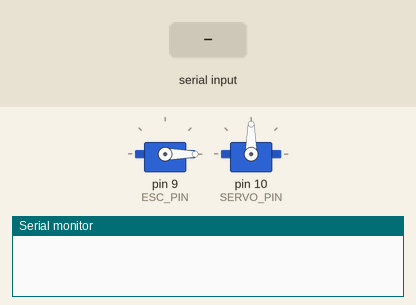
The sketch below on a simulated Arduino Uno, built with avr-gcc and run on an emulated ATmega328P. Shown: 2 × servo, the last lines printed to the serial monitor. Inputs (shaded band) come from the test bench.

Above: at 6.2 s.
6.3 s: "90,45\n" received over Serial
At 8.5 s:
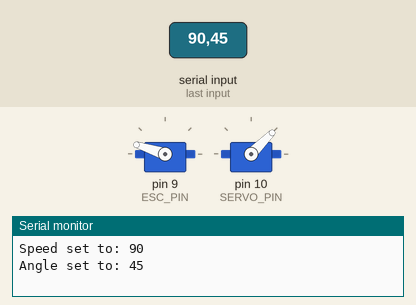
8.8 s: "30,150\n" received over Serial
At 10.5 s:
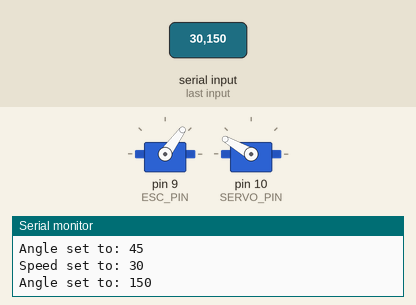
11.3 s: "5\n" received over Serial
At 13.4 s:
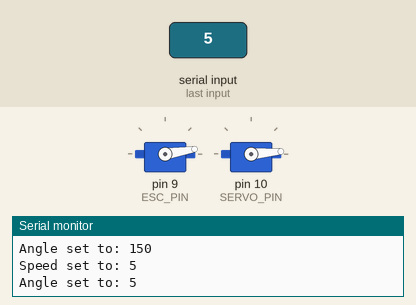
13.8 s: "90\n" received over Serial
At 15.4 s:
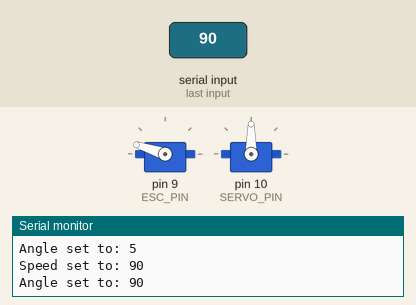
Timing chart, 0 to 16.9 s (numbered marks = the images above; inputs shaded):
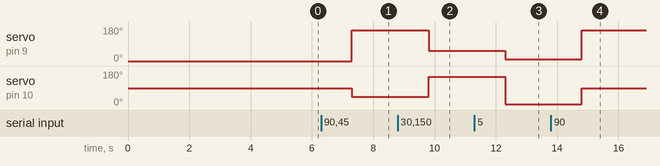

The sketch:

boat_control.ino
```cpp
#include <Servo.h>

#define ESC_PIN 9 // Arduino uno PWM pin
#define MIN_PULSE_WIDTH 1000
#define MAX_PULSE_WIDTH 2000

#define SERVO_PIN 10

Servo ESC;     // servo object to control the ESC
Servo Servo1; // servo object to control a servo

int speed = 0;
int angle = 90;
char string_seperator = ',';

void setup()
{
  // setup serial
  Serial.begin(9600);

  // Attach the ESC to the PWM pin
  ESC.attach(ESC_PIN, MIN_PULSE_WIDTH, MAX_PULSE_WIDTH); // (pin, min pulse width, max pulse width in microseconds)
  // Setup the servo to a signal pin
  Servo1.attach(SERVO_PIN);

  // Set servo to neutral position
  Servo1.write(angle);
  // Arm the motor by send minimum PWM signal
  ESC.write(0);
  delay(5000);
}

void loop()
{
  // look for speed message - number from 0 - 100
  if(Serial.available() > 0)
  {
    String input = Serial.readString();

    // Isolate motor command and servo command
    int seperator_index = input.indexOf(string_seperator);
    String motor_command = input.substring(0, seperator_index);
    String servo_command = input.substring(seperator_index + 1, input.length());

    // convert serial inputs string to an integers
    int temp_speed = motor_command.toInt();
    int temp_angle = servo_command.toInt();

    if(temp_speed >= 0 && temp_speed <= 100)
    {
        speed = map(temp_speed, 0, 100, 0, 180);   // scale it to use it with the servo library (value between 0 and 180)
        Serial.print("Speed set to: ");
        Serial.println(temp_speed);
    }
    else
    {
        Serial.println("Invalid motor command!");
    }

    if(temp_angle >= 0 && temp_angle <= 180)
    {
        Servo1.write(temp_angle); // send angle signal to the servo
        Serial.print("Angle set to: ");
        Serial.println(temp_angle);
    }
    else
    {
        Serial.println("Invalid servo command!");
    }
  }

  ESC.write(speed);    // Send the signal to the ESC
}
```

Measured:
- after the input at 6.3 s, servo on pin 9 (ESC_PIN): 0° → 162° after 1.0 s; servo on pin 10 (SERVO_PIN): 90° → 45° after 1.0 s
- after the input at 8.8 s, servo on pin 9 (ESC_PIN): 162° → 54° after 1.0 s; servo on pin 10 (SERVO_PIN): 45° → 150° after 1.0 s
- after the input at 11.3 s, servo on pin 9 (ESC_PIN): 54° → 9° after 1.0 s; servo on pin 10 (SERVO_PIN): 150° → 5° after 1.0 s
- after the input at 13.8 s, servo on pin 9 (ESC_PIN): 9° → 162° after 1.0 s; servo on pin 10 (SERVO_PIN): 5° → 90° after 1.0 s
